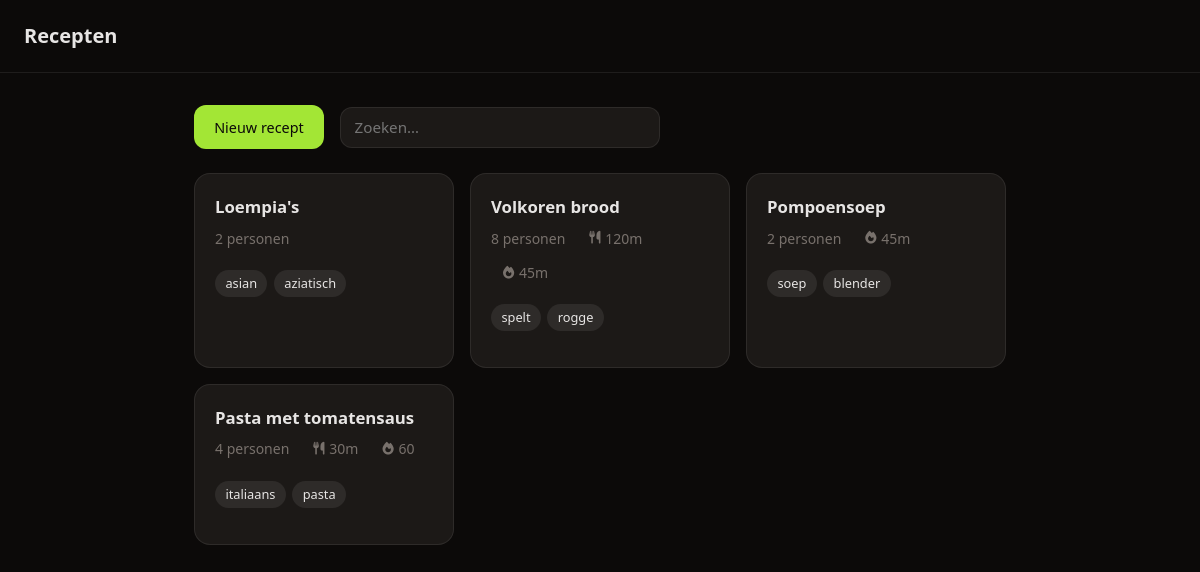
The page / on the database its author committed.
### tables this page shows
CREATE TABLE recipe (
            id INTEGER PRIMARY KEY AUTOINCREMENT,
            title TEXT NOT NULL,
            steps TEXT NOT NULL DEFAULT '',
            servings INTEGER NOT NULL DEFAULT 2,
            updated_at TIMESTAMP DEFAULT CURRENT_TIMESTAMP
        , cook_time TEXT, tags TEXT, prep_time TEXT);

### app.py (the view)
@app.route("/")
def index():
    db = get_db()
    recipes = db.execute("SELECT * FROM recipe ORDER BY updated_at DESC").fetchall()
    return render_template("index.html", recipes=recipes, query=None)

### app.py (called while the page is built)
def get_db():
    if "db" not in g:
        g.db = sqlite3.connect(DATABASE)
        g.db.row_factory = sqlite3.Row
        g.db.execute("PRAGMA foreign_keys = ON")
    return g.db

### templates/index.html (shortened to what this page needs)
{% extends "base.html" %}
{% block content %}
<div class="page-header">
  <a href="/recipes/new" class="btn btn-primary">Nieuw recept</a>
  <form action="/search" method="GET" class="search-form">
    <input name="q" type="search" placeholder="Zoeken…" value="{{ query if query else '' }}" class="search-input">
  </form>
</div>
<section class="recipe-grid">
  {% for r in recipes %}
  <a href="/recipes/{{ r.id }}" class="recipe-card">
    <h2>{{ r.title }}</h2>
    <span class="meta">
      {{ r.servings }} personen
      {% if r.prep_time %}<span class="time-badge"><i class="fa-solid fa-utensils"></i> {{ r.prep_time }}</span>{% endif %}
      {% if r.cook_time %}<span class="time-badge"><i class="fa-solid fa-fire"></i> {{ r.cook_time }}</span>{% endif %}
    </span>
    {% if r.tags %}
    <div class="tag-list tag-list-card">
      {% for tag in r.tags.split(',') %}{% set t = tag.strip() %}{% if t %}<span class="tag-pill tag-pill-static">{{ t }}</span>{% endif %}{% endfor %}
    </div>
    {% endif %}
  </a>
  {% else %}
  <p class="empty">{% if query %}Geen recepten gevonden.{% else %}Nog geen recepten.{% endif %}</p>
  {% endfor %}
</section>
{% endblock %}

### static/css/style.css (style rules this page uses)
*, *::before, *::after { box-sizing: border-box; margin: 0; padding: 0; }
:root { --bg: #0c0a09; --surface: #1c1917; --border: rgba(255,255,255,0.08); --text: #e7e5e4; --muted: #78716c; --accent: #a3e635; --accent-fg: #0c0a09; --danger: #dc2626; --radius: 12px; --panel-width: min(420px, 90vw); }
body { background: var(--bg); color: var(--text); font-family: system-ui, sans-serif; font-size: 1rem; line-height: 1.6; min-height: 100vh; }
h2 { font-size: 1.1rem; font-weight: 600; margin: 1.5rem 0 0.5rem; }
.meta { color: var(--muted); font-size: 0.875rem; margin-bottom: 1.25rem; display: flex; align-items: center; gap: 0.75rem; flex-wrap: wrap; }
.time-badge { display: inline-flex; align-items: center; gap: 0.35rem; font-size: 0.875rem; color: var(--muted); }
.time-badge i { color: var(--muted); }
.time-badge { display: inline-flex; align-items: center; gap: 0.3rem; margin-left: 0.75rem; }
.time-badge i { font-size: 0.8rem; }
.btn { display: inline-block; padding: 0.6rem 1.2rem; border-radius: var(--radius); font-size: 0.9rem; font-weight: 500; cursor: pointer; text-decoration: none; border: 1px solid var(--border); background: var(--surface); color: var(--text); }
.btn-primary { background: var(--accent); color: var(--accent-fg); border-color: transparent; }
.page-header { display: flex; align-items: center; gap: 1rem; margin-bottom: 1.5rem; flex-wrap: wrap; }
.search-form { flex: 1; max-width: 320px; }
.search-input { width: 100%; background: var(--surface); border: 1px solid var(--border); border-radius: var(--radius); color: var(--text); font-family: inherit; font-size: 0.95rem; padding: 0.6rem 0.85rem; }
.recipe-grid { display: grid; gap: 1rem; grid-template-columns: repeat(auto-fill, minmax(220px, 1fr)); }
.recipe-card { display: block; background: var(--surface); border: 1px solid var(--border); border-radius: 16px; padding: 1.25rem; text-decoration: none; color: var(--text); transition: background 0.15s; }
.recipe-card h2 { font-size: 1.05rem; margin: 0 0 0.4rem; }
.tag-pill { display: inline-flex; align-items: center; gap: 0.3rem; background: var(--border); border-radius: 999px; padding: 0.2rem 0.65rem; font-size: 0.8rem; color: var(--text); white-space: nowrap; }
.tag-pill-static { cursor: default; }
.tag-list { display: flex; flex-wrap: wrap; gap: 0.4rem; margin-bottom: 1rem; }
.tag-list-card { margin-top: 0.6rem; }

### rows shown on the page
recipe: title "Loempia's", servings "2", t "asian" "aziatisch"
recipe: title "Volkoren brood", servings "8", prep_time "120m", cook_time "45m", t "spelt" "rogge"
recipe: title "Pompoensoep", servings "2", cook_time "45m", t "soep" "blender"
recipe: title "Pasta met tomatensaus", servings "4", prep_time "30m", cook_time "60", t "italiaans" "pasta"
